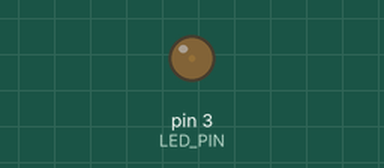
This sketch was run on a simulated Arduino Uno, built with avr-gcc and run on an emulated ATmega328P. Parts: output pins drawn as LEDs (lit = HIGH).

Above: at 0.05 s.
At 1.15 s:
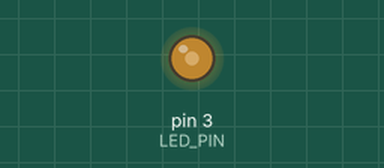
At 2.3 s:
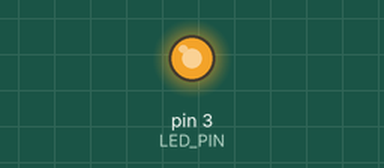
At 4.6 s:
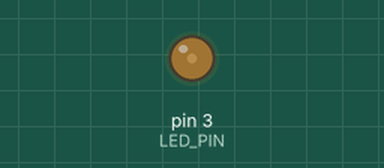
Timing chart, 0 to 7.3 s (numbered marks = the images above):
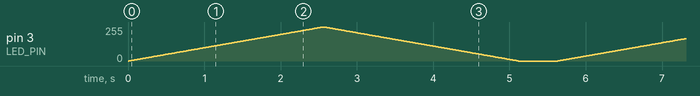

The sketch:

04-FadeInFadeOutLed.ino
```cpp
/*
 * Make LEDs fading in/out using the analog signal.
 */

#define LED_PIN 3

void setup() {
  pinMode(LED_PIN, OUTPUT);

}

void loop() {
  // fade-in
  for (int i=0; i <= 255; i++) {
    analogWrite(LED_PIN, i);  // 0% to 100% of 5v
    delay(10);
  }

  // fade-out
  for (int i=255; i >= 0; i--) {
    analogWrite(LED_PIN, i);  // 100% to 0% of 5v
    delay(10);
  }

  delay(500);
}
```
